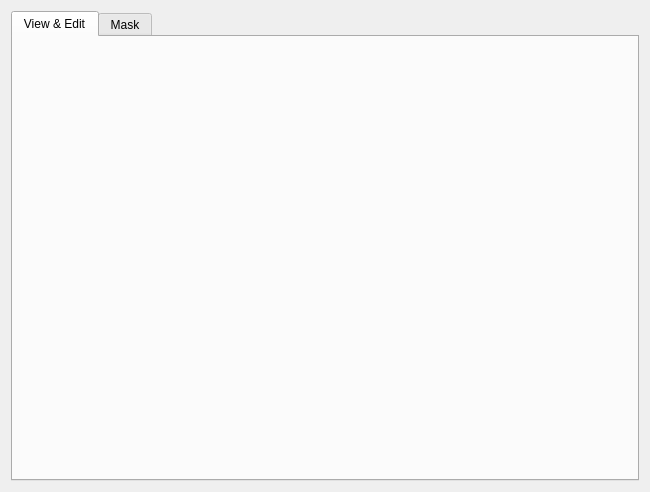
<?xml version="1.0" encoding="UTF-8"?>
<ui version="4.0">
 <class>Viewer_widget</class>
 <widget class="QWidget" name="Viewer_widget">
  <property name="geometry">
   <rect>
    <x>0</x>
    <y>0</y>
    <width>650</width>
    <height>492</height>
   </rect>
  </property>
  <property name="windowTitle">
   <string>Form</string>
  </property>
  <layout class="QGridLayout" name="gridLayout_3">
   <item row="0" column="0">
    <widget class="QTabWidget" name="tabWidget">
     <property name="currentIndex">
      <number>0</number>
     </property>
     <property name="usesScrollButtons">
      <bool>true</bool>
     </property>
     <property name="documentMode">
      <bool>false</bool>
     </property>
     <widget class="QWidget" name="tab">
      <attribute name="title">
       <string>View &amp;&amp; Edit</string>
      </attribute>
      <layout class="QGridLayout" name="gridLayout_4" rowstretch="0" columnstretch="0">
       <item row="0" column="0">
        <widget class="Viewer" name="graphicsView" native="true"/>
       </item>
      </layout>
     </widget>
     <widget class="QWidget" name="tab_2">
      <attribute name="title">
       <string>Mask</string>
      </attribute>
      <layout class="QGridLayout" name="gridLayout"/>
     </widget>
    </widget>
   </item>
  </layout>
 </widget>
 <customwidgets>
  <customwidget>
   <class>Viewer</class>
   <extends>QWidget</extends>
   <header>../WTF_Viewer/viewer_widget/viewer/viewer.h</header>
   <container>1</container>
  </customwidget>
 </customwidgets>
 <tabstops>
  <tabstop>tabWidget</tabstop>
 </tabstops>
 <resources/>
 <connections/>
</ui>
